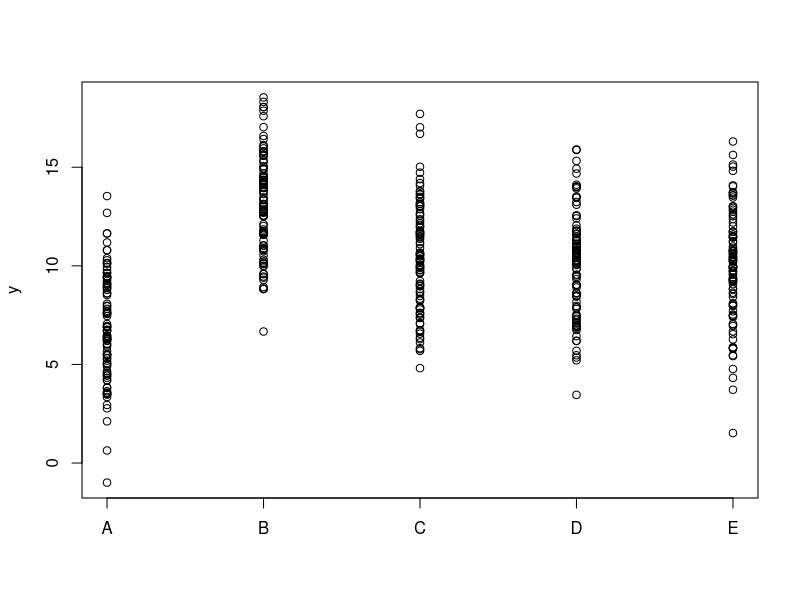

Generate this figure with R:
## Power analysis with simulation

## Settings ####
## Sample size per group
n <- 100 ## try out 4, 5, 6, 7

## Assumptions about the model under the alternative
means <- c(7, 13, 10, 10, 10)
sigma <- sqrt(7.5)

g <- length(means) ## number of groups

## Create data-frame
group <- factor(rep(LETTERS[1:g], each = n))
group

## Test run: *single* data-set ####
y <- rnorm(n * g, mean = rep(means, each = n), sd = sigma)
       
data <- data.frame(y = y, group = group)
head(data)

## Visualization
stripchart(y ~ group, data = data, vertical = TRUE, pch = 1)

## Fit one-way ANOVA model
fit  <- aov(y ~ group, data = data)
summary(fit)
summary(fit)[[1]][1, "Pr(>F)"] ## extract p-value of global F-test

## Now do *many* simulations ####

## This was *one* data set. 
## Now have a look at *many* of such data sets.
## We simulate 1000 data sets.
## For every data set we check whether the global null hypothesis
## is being rejected or not.
## We store the test decision in a vector of length 1000.

results <- numeric(1000)

for(i in 1:1000){
  ## simulate new response
  y <- rnorm(n * g, mean = rep(means, each = n), sd = sigma)
  
  data <- data.frame(y = y, group = group)
  fit  <- aov(y ~ group, data = data)
  results[i] <- summary(fit)[[1]][1, "Pr(>F)"]
}

mean(results)
## = proportion of cases where we actually reject H_0

## Results:
# n = 4: 0.54
# n = 5: 0.69
# n = 6: 0.80
# n = 7: 0.87